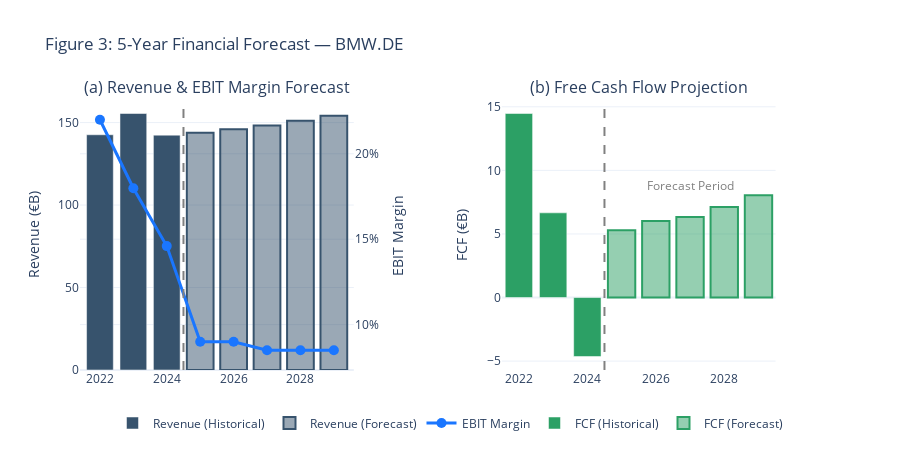

Notebook code cell kept with this figure:
### Code cell
# =============================================================================
# Figure 3: FCF Forecast Visualization
# =============================================================================

fig = plots.fcf_forecast_chart(
    df_annual,
    df_forecast,
    ticker,
    show_historical_years=3
)
fig.show()

# -----------------------------------------------------------------------------
# FCF Bridge Chart
# -----------------------------------------------------------------------------
print("\nTable 3: FCF Component Bridge (Terminal Year 2029)")
print("-" * 60)

terminal_year = df_forecast.iloc[-1]
bridge_data = pd.DataFrame(
    {
        "Component": ["NOPAT", "+ D&A", "− CapEx", "− ΔNWC", "= FCF"],
        "Amount (€B)": [
            terminal_year["NOPAT"] / 1e9,
            terminal_year["D&A"] / 1e9,
            -terminal_year["CapEx"] / 1e9,
            -terminal_year["ΔNWC"] / 1e9,
            terminal_year["FCF"] / 1e9,
        ],
    }
)
display(bridge_data.style.format({"Amount (€B)": "{:,.2f}"}).hide(axis="index"))

### Figure 1 — Plotly figure (JSON) as saved in the notebook; plotly's stock layout.template omitted (floating-point values rounded to 4 significant figures)
{"data": [{"marker": {"color": "rgb(55, 83, 109)"}, "name": "Revenue (Historical)", "type": "bar", "x": [2022, 2023, 2024], "xaxis": "x", "y": [142.6, 155.5, 142.4], "yaxis": "y"}, {"marker": {"color": "rgba(55, 83, 109, 0.5)", "line": {"color": "rgb(55, 83, 109)", "width": 2}}, "name": "Revenue (Forecast)", "type": "bar", "x": [2025, 2026, 2027, 2028, 2029], "xaxis": "x", "y": [143.8, 146.0, 148.2, 151.1, 154.1], "yaxis": "y"}, {"line": {"color": "rgb(26, 118, 255)", "width": 3}, "marker": {"size": 10}, "mode": "lines+markers", "name": "EBIT Margin", "type": "scatter", "x": [2022, 2023, 2024, 2025, 2026, 2027, 2028, 2029], "xaxis": "x", "y": [0.2199, 0.1798, 0.146, 0.09, 0.09, 0.085, 0.085, 0.085], "yaxis": "y2"}, {"marker": {"color": "rgb(44, 160, 101)"}, "name": "FCF (Historical)", "type": "bar", "x": [2022, 2023, 2024], "xaxis": "x2", "y": [14.47, 6.661, -4.639], "yaxis": "y3"}, {"marker": {"color": "rgba(44, 160, 101, 0.5)", "line": {"color": "rgb(44, 160, 101)", "width": 2}}, "name": "FCF (Forecast)", "type": "bar", "x": [2025, 2026, 2027, 2028, 2029], "xaxis": "x2", "y": [5.294, 6.017, 6.33, 7.125, 8.038], "yaxis": "y3"}], "layout": {"annotations": [{"font": {"size": 16}, "showarrow": false, "text": "(a) Revenue & EBIT Margin Forecast", "x": 0.185, "xanchor": "center", "xref": "paper", "y": 1, "yanchor": "bottom", "yref": "paper"}, {"font": {"size": 16}, "showarrow": false, "text": "(b) Free Cash Flow Projection", "x": 0.755, "xanchor": "center", "xref": "paper", "y": 1, "yanchor": "bottom", "yref": "paper"}, {"font": {"color": "gray", "size": 12}, "showarrow": false, "text": "Forecast Period", "x": 2027, "xref": "x2", "y": 8.841, "yref": "y3"}], "barmode": "group", "height": 450, "legend": {"orientation": "h", "x": 0.5, "xanchor": "center", "y": -0.25, "yanchor": "bottom"}, "shapes": [{"line": {"color": "gray", "dash": "dash"}, "type": "line", "x0": 2024.0, "x1": 2024.0, "xref": "x", "y0": 0, "y1": 1, "yref": "y domain"}, {"line": {"color": "gray", "dash": "dash"}, "type": "line", "x0": 2024.0, "x1": 2024.0, "xref": "x2", "y0": 0, "y1": 1, "yref": "y3 domain"}], "showlegend": true, "title": {"text": "Figure 3: 5-Year Financial Forecast — BMW.DE"}, "xaxis": {"anchor": "y", "domain": [0, 0.37]}, "xaxis2": {"anchor": "y3", "domain": [0.57, 0.94]}, "yaxis": {"anchor": "x", "domain": [0, 1], "title": {"text": "Revenue (€B)"}}, "yaxis2": {"anchor": "x", "overlaying": "y", "side": "right", "tickformat": ".0%", "title": {"text": "EBIT Margin"}}, "yaxis3": {"anchor": "x2", "domain": [0, 1], "title": {"text": "FCF (€B)"}}}}
